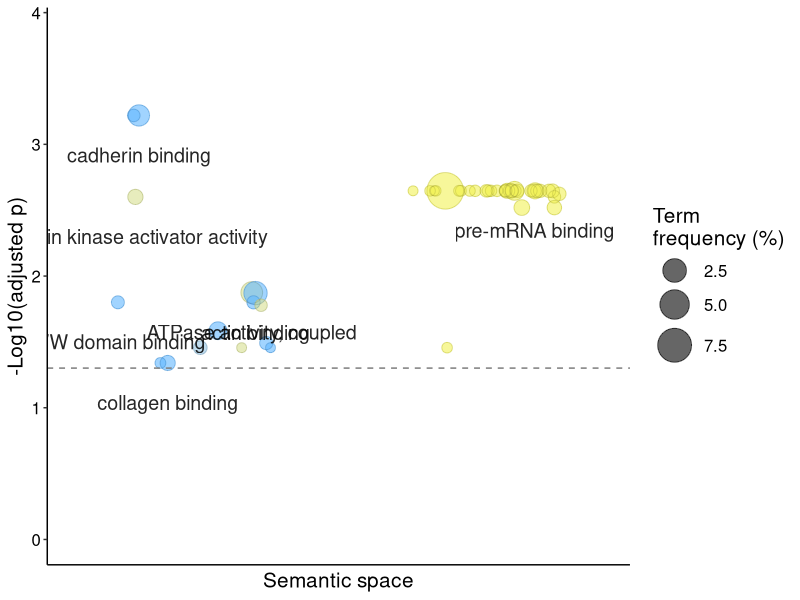

This chart was generated by the following R code:


# A plotting R script produced by the REVIGO server at http://revigo.irb.hr/
# If you found REVIGO useful in your work, please cite the following reference:
# Supek F et al. "REVIGO summarizes and visualizes long lists of Gene Ontology
# terms" PLoS ONE 2011. doi:10.1371/journal.pone.0021800


# --------------------------------------------------------------------------
# If you don't have the ggplot2 package installed, uncomment the following line:
# install.packages( "ggplot2" );
library( ggplot2 );
# --------------------------------------------------------------------------
# If you don't have the scales package installed, uncomment the following line:
# install.packages( "scales" );
library( scales );


# --------------------------------------------------------------------------
# Here is your data from REVIGO. Scroll down for plot configuration options.

revigo.names <- c("term_ID","description","frequency_%","plot_X","plot_Y","plot_size","log10_p_value","uniqueness","dispensability","cluster");
revigo.data <- rbind(c("GO:0030295","protein kinase activator activity", 0.381,-4.223, 0.991, 1.826,-2.6008,0.868,0.000,3),
                     c("GO:0042623","ATPase activity, coupled", 1.837,-0.973,-6.704, 2.504,-1.8746,0.858,0.000,3),
                     c("GO:0045296","cadherin binding", 1.710,-4.125,-2.760, 2.473,-3.2194,0.923,0.000,-4),
                     c("GO:0036002","pre-mRNA binding", 0.168, 6.927,-1.104, 1.477,-2.6470,0.617,0.005,6),
                     c("GO:0050699","WW domain binding", 0.133,-4.712,-0.188, 1.380,-1.8005,0.949,0.031,-4),
                     c("GO:0005518","collagen binding", 0.376,-3.321, 4.267, 1.820,-1.3400,0.898,0.034,-4),
                     c("GO:0003779","actin binding", 2.375,-0.868, 7.122, 2.615,-1.8705,0.885,0.042,-4),
                     c("GO:0043531","ADP binding", 0.196,-2.411,-1.376, 1.544,-1.4561,0.835,0.110,-2),
                     c("GO:0003723","RNA binding", 9.262, 4.431,-2.775, 3.205,-2.6470,0.697,0.254,6),
                     c("GO:0001069","regulatory region RNA binding", 0.006, 4.128,-0.734, 0.301,-2.6470,0.680,0.267,6),
                     c("GO:0033204","ribonuclease P RNA binding", 0.006, 3.532,-0.230, 0.301,-2.6470,0.680,0.267,6),
                     c("GO:0030627","pre-mRNA 5'-splice site binding", 0.012, 4.483, 1.609, 0.477,-1.4561,0.669,0.279,6),
                     c("GO:0042835","BRE binding", 0.012, 4.165, 1.920, 0.477,-2.6470,0.669,0.279,6),
                     c("GO:0061752","telomeric repeat-containing RNA binding", 0.012, 4.007, 0.232, 0.477,-2.6470,0.669,0.279,6),
                     c("GO:0034584","piRNA binding", 0.017, 4.869,-1.746, 0.602,-2.6470,0.662,0.287,6),
                     c("GO:0070883","pre-miRNA binding", 0.023, 5.116, 2.243, 0.699,-2.6470,0.657,0.292,6),
                     c("GO:0071208","histone pre-mRNA DCP binding", 0.023, 4.819, 0.012, 0.699,-2.6470,0.657,0.292,6),
                     c("GO:0002151","G-quadruplex RNA binding", 0.040, 5.268, 1.083, 0.903,-2.6470,0.647,0.304,6),
                     c("GO:1990247","N6-methyladenosine-containing RNA binding", 0.040, 5.710,-2.093, 0.903,-2.6470,0.647,0.304,6),
                     c("GO:0008312","7S RNA binding", 0.046, 6.106, 1.819, 0.954,-2.6470,0.644,0.307,6),
                     c("GO:0035197","siRNA binding", 0.046, 5.876, 2.563, 0.954,-2.6470,0.644,0.307,6),
                     c("GO:0070878","primary miRNA binding", 0.046, 6.388, 2.708, 0.954,-2.6470,0.644,0.307,6),
                     c("GO:0035613","RNA stem-loop binding", 0.064, 5.629, 0.490, 1.079,-2.6470,0.638,0.314,6),
                     c("GO:0035198","miRNA binding", 0.087, 6.825, 2.040, 1.204,-2.6470,0.631,0.321,6),
                     c("GO:0000339","RNA cap binding", 0.098, 5.576,-0.770, 1.255,-2.6470,0.629,0.324,6),
                     c("GO:0070034","telomerase RNA binding", 0.098, 7.480, 1.502, 1.255,-2.6012,0.629,0.324,6),
                     c("GO:0017091","AU-rich element binding", 0.133, 6.117,-0.923, 1.380,-2.6470,0.622,0.332,6),
                     c("GO:0000498","base pairing with RNA", 0.167, 7.004, 1.417, 1.462,-2.6470,0.617,0.338,6),
                     c("GO:0034336","misfolded RNA binding", 0.167, 6.442,-1.877, 1.462,-2.6470,0.617,0.338,6),
                     c("GO:0034583","21U-RNA binding", 0.167, 7.081,-1.562, 1.462,-2.6470,0.617,0.338,6),
                     c("GO:1904678","alpha-aminoacyl-tRNA binding", 0.167, 7.327,-0.232, 1.462,-2.6470,0.617,0.338,6),
                     c("GO:1990605","GU repeat RNA binding", 0.167, 6.295,-1.456, 1.462,-2.6470,0.617,0.338,6),
                     c("GO:0003725","double-stranded RNA binding", 0.364, 6.161,-0.155, 1.806,-2.6470,0.599,0.360,6),
                     c("GO:0030515","snoRNA binding", 0.173, 7.617, 0.231, 1.491,-2.6242,0.616,0.361,6),
                     c("GO:0017069","snRNA binding", 0.208, 7.429, 0.695, 1.568,-2.6470,0.612,0.366,6),
                     c("GO:0000049","tRNA binding", 0.283, 7.479,-0.407, 1.699,-2.5197,0.628,0.376,6),
                     c("GO:0019843","rRNA binding", 0.318, 6.259, 0.966, 1.748,-2.6470,0.602,0.380,6),
                     c("GO:0060001","minus-end directed microfilament motor activity", 0.006,-0.449,-7.089, 0.301,-1.4561,0.881,0.422,-4),
                     c("GO:0070052","collagen V binding", 0.017,-3.524, 3.931, 0.602,-1.3400,0.897,0.423,-4),
                     c("GO:0003729","mRNA binding", 1.075, 6.366, 0.481, 2.272,-2.6470,0.570,0.425,6),
                     c("GO:0003727","single-stranded RNA binding", 0.445, 6.570, 0.119, 1.892,-2.5197,0.594,0.434,6),
                     c("GO:0008135","translation factor activity, RNA binding", 0.520, 6.939,-0.658, 1.959,-2.6470,0.590,0.441,6),
                     c("GO:0042624","ATPase activity, uncoupled", 0.006,-1.256,-6.440, 0.301,-1.4561,0.887,0.524,3),
                     c("GO:0030507","spectrin binding", 0.150,-0.924, 6.992, 1.431,-1.8005,0.897,0.559,-4),
                     c("GO:0003785","actin monomer binding", 0.156,-0.568, 7.242, 1.447,-1.4912,0.892,0.561,-4),
                     c("GO:0098641","cadherin binding involved in cell-cell adhesion", 0.104,-4.269,-2.418, 1.279,-3.2194,0.898,0.652,-4),
                     c("GO:0008574","ATP-dependent microtubule motor activity, plus-end-directed", 0.092,-0.713,-6.833, 1.230,-1.7781,0.852,0.656,3),
                     c("GO:0051015","actin filament binding", 0.832,-1.917, 5.999, 2.161,-1.5848,0.835,0.671,-4));
one.data <- data.frame(revigo.data);
names(one.data) <- revigo.names;
one.data <- one.data [(one.data$plot_X != "null" & one.data$plot_Y != "null"), ];
one.data$plot_X <- as.numeric( as.character(one.data$plot_X) );
one.data$plot_Y <- as.numeric( as.character(one.data$plot_Y) );
one.data$plot_size <- as.numeric( as.character(one.data$plot_size) );
one.data$log10_p_value <- as.numeric( as.character(one.data$log10_p_value) );
one.data$log10_p_value <- -one.data$log10_p_value
one.data$frequency <- as.numeric( as.character(one.data$frequency) );
one.data$uniqueness <- as.numeric( as.character(one.data$uniqueness) );
one.data$dispensability <- as.numeric( as.character(one.data$dispensability) );
one.data$cluster <- as.numeric( as.character(one.data$cluster) );
#head(one.data);


#k-means clustering of data
#num.of.cluster=3
#cluster=as.character(kmeans(one.data[,c("plot_X","plot_Y")],num.of.cluster)$cluster)
#cluster=as.character(kmeans(one.data[,"plot_X"],num.of.cluster)$cluster)
#one.data$cluster <- cluster;

# --------------------------------------------------------------------------
# Names of the axes, sizes of the numbers and letters, names of the columns,
# etc. can be changed below

p1 <- ggplot( data = one.data );
p1 <- p1 + geom_point( aes( plot_X, log10_p_value, colour = cluster, size = frequency), alpha = I(0.6) ) + scale_size_area();
p1 <- p1 + scale_colour_gradientn( colours = c("steelblue1", "yellow"), limits = c( -4, 8) );
#p1 <- p1 + scale_color_manual(values = brewer.pal(num.of.cluster, "YlGnBu")); 
p1 <- p1 + geom_point( aes(plot_X, log10_p_value, size = frequency), shape = 21, fill = "transparent", colour = I (alpha ("black", 0.1) )) + scale_size_area();
p1 <- p1 + scale_size( range=c(3, 12)); #scale_fill_gradientn(colours = heat_hcl(7), limits = c(-300, 0) );
ex <- one.data [ one.data$dispensability < 0.1, ]; 
ex$log10_p_value<-ex$log10_p_value-0.3
p1 <- p1+ geom_hline(yintercept=-log10(0.05), linetype='dashed', colour='grey50')
p1 <- p1 + geom_text( data = ex, aes(plot_X, log10_p_value, label = description), colour = I(alpha("black", 0.85)), size =  5);
p1 <- p1 + labs (y = "-Log10(adjusted p)", x = "Semantic space",size="Term\nfrequency (%)", 
                 col="Term semantic distance" );
p1 <- p1 + theme(legend.key = element_blank()) ;
one.x_range = max(one.data$plot_X) - min(one.data$plot_X);
one.y_range = max(one.data$log10_p_value) - min(one.data$log10_p_value);
p1 <- p1 + xlim(min(one.data$plot_X)-one.x_range/10,max(one.data$plot_X)+one.x_range/10);
p1 <- p1 + ylim(0,max(one.data$log10_p_value)+one.y_range/3);
p1<-p1 + theme_classic() +guides(col=FALSE)+#theme(legend.position="bottom") 
  theme(axis.ticks.x=element_blank(),axis.text.x=element_blank(),axis.text.y=element_text(color = "black", size = 12),axis.title = element_text(size = 15),legend.title=element_text(size=15, color='black'),legend.text=element_text(size=12, color='black'))
# --------------------------------------------------------------------------
# Output the plot to screen

#p1;

# Uncomment the line below to also save the plot to a file.
# The file type depends on the extension (default=pdf).

ggsave("revigo-plot_1_test.pdf",width=5, height=4, units='in')
